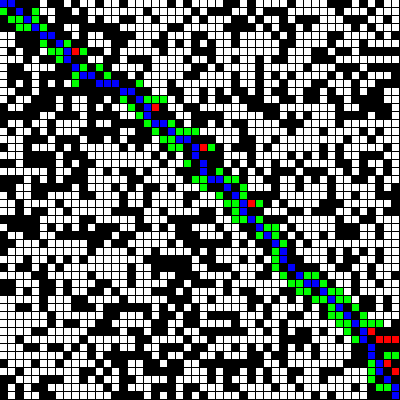
Frame 1 (no input)
Frame 2 (the mouse pressed at the canvas centre, redrawn once): identical to frame 1, image omitted

The p5.js sketch that drew this single still picture (run headless with seeded random() and noise() and a simulated clock; the mouse was pressed at the canvas centre and the sketch redrawn once):

// p5.js sketch
// ── sketch.js
let cols = 50;
let rows = 50;

let openedSet = [];
let closedSet = [];
let path = [];
let current;

let start;
let end;
// using for p5 rect func
let w, h;

function removeFromArray(arr, el) {
  for (let i = arr.length - 1; i >= 0; i--) {
    if (arr[i] == el) {
      arr.splice(i, 1);
    }
  }

  return arr;
}

function heuristic(a, b) {
  // euclidian distance
  return abs(a.row - b.row) + abs(a.col - b.col);
}

class Node {
  constructor(row, col) {
    this.f = 0;
    this.g = 0;
    this.h = 0;
    this.previous;
    this.wall = false;

    if (Math.random(1) < 0.4) {
      this.wall = true;
    }

    this.row = row;
    this.col = col;
  }

  show(color) {
    fill(color);
    noStroke();

    if (this.wall) {
      fill(0);
    }
    //rect(x, y, w, h, [detailX], [detailY])
    /**
     * x Number: x-coordinate of the rectangle.
     * y Number: y-coordinate of the rectangle.
     */
    rect(this.col * h, this.row * w, w - 1, h - 1);
  }

  /**
0,0  0,1  0,2  0,3  0,4
1,0  1,1  1,2  1,3  1,4
2,0  2,1  2,2  2,3  2,4
3,0  3,1  3,2  3,3  3,4
4,0  4,1  4,2  4,3  4,4
     */
  getNeighbors() {
    let neighbors = [];

    for (let i = this.row - 1; i <= this.row + 1; i++) {
      // check if first row is less than lowest
      // or higher than max row
      if (i >= 0 && i <= rows - 1) {
        // check if first row is less than lowest
        // or higher than column

        for (let j = this.col - 1; j <= this.col + 1; j++) {
          // if same node position, skip this position
          if (i === this.row && j === this.col) {
            continue;
          }

          if (j >= 0 && j <= cols - 1) {
            neighbors.push(grid.items[i][j]);
          }
        }
      }
    }

    return neighbors;
  }
}

class Grid {
  constructor() {
    // Creates 2d array of where every 2d item is Node
    this.items = Array.from(new Array(rows), (_, rowIndex) => {
      return Array.from(
        new Array(cols),
        (_, colIndex) => new Node(rowIndex, colIndex)
      );
    });
  }
}

let grid = new Grid();

// p5 start function
function setup() {
  createCanvas(400, 400);
  console.log("A*");

  // width and height are from p5 canvas data, which is set  above
  w = width / cols;
  h = height / rows;

  start = grid.items[0][0];
  end = grid.items[rows - 1][cols - 1];
  end.wall = false;
  start.wall = false;
  openedSet.push(start);
}

function draw() {
  while (openedSet.length) {
    // search node
    let lowestFIndex = 0;

    // openedSet should be imlemented as priority queue
    //find the node with the least f on  the open list, call it "q"
    // pop q off the open list
    for (index in openedSet) {
      if (openedSet[index].f < openedSet[lowestFIndex].f) {
        lowestFIndex = index;
      }
    }

    current = openedSet[lowestFIndex];

    if (current === end) {
      console.log("Done!", current, end);
      noLoop();
      break;
    }

    openedSet = removeFromArray(openedSet, current);
    closedSet.push(current);

    // generate q's 8 successors and set their parents to q
    for (neighbor of current.getNeighbors()) {
      if (!closedSet.includes(neighbor) && !neighbor.wall) {
        let tempG = current.g + 1;

        let newPath = false;
        if (openedSet.includes(neighbor)) {
          if (tempG < neighbor.g) {
            neighbor.g = tempG;
            newPath = true;
          }
        } else {
          newPath = true;
          neighbor.g = tempG;
          openedSet.push(neighbor);
        }

        // update neighbourgh only if g is better than previous one
        if (newPath) {
          neighbor.previous = current;
          neighbor.h = heuristic(neighbor, end);
          neighbor.f = neighbor.g + neighbor.h;
        }
      }
    }
  }

  background(0);

  //for debugging

  for (let i = 0; i < rows; i++) {
    for (let j = 0; j < cols; j++) {
      grid.items[i][j].show(255);
    }
  }

  for (node of closedSet) {
    node.show(color(255, 0, 0));
  }

  for (node of openedSet) {
    node.show(color(0, 255, 0));
  }

  let temp = current;

  path = [temp];
  while (temp.previous) {
    path.push(temp.previous);
    temp = temp.previous;
  }

  for (p of path) {
    p.show(color(0, 0, 255));
  }
}
